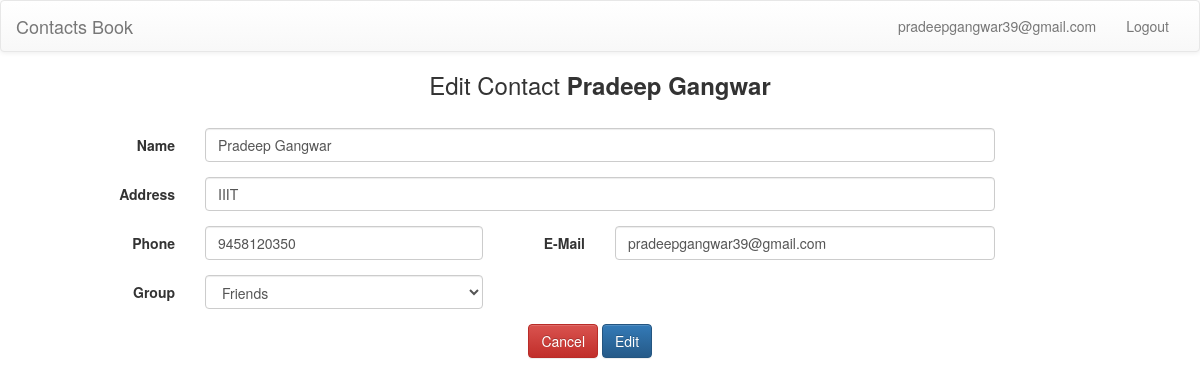
Screenshot of /contactsedit.php?id=6&user=2 (signed in) with the database file from the repository.
### tables this page shows
CREATE TABLE `contacts` (
  `id` int(10) NOT NULL,
  `name` varchar(40) NOT NULL,
  `phone` varchar(13) NOT NULL,
  `address` varchar(150) NOT NULL,
  `email` varchar(40) NOT NULL,
  `localgroup` varchar(20) NOT NULL,
  `user` int(20) NOT NULL
);

### contactsedit.php (the view, shortened to what this page needs)
<?php
    $user_id = $_GET['user'];
    $idpass = $_GET['id'];
    $id = $_SESSION['id'];
    if(!isset($_SESSION['user'])){
        echo '<script language="javascript">';
        echo 'alert("What? Dude login first :P")';
        echo '</script>';
        header("Refresh: 1; url=index.php");
        exit();
    }
    elseif ($user_id != $id) {
        echo '<script language="javascript">';
        echo 'alert("You are not allowed to access this")';
        echo '</script>';
        header("Refresh: 1; url=index.php");
        exit();
    }
    else{
        $email = $_SESSION['user'];
        $servername = "localhost";
        $username = "root";
        $password = "";
        $dbname = "address";
        $tbname = "contacts";
        try {
            $conn = new PDO("mysql:host=$servername;dbname=$dbname", $username, $password);
            $conn->setAttribute(PDO::ATTR_ERRMODE, PDO::ERRMODE_EXCEPTION);
            $stmt = $conn->prepare("SELECT * FROM $tbname WHERE id = :id");
            $stmt->execute(['id' => $idpass]);
            $query = $stmt->fetch(PDO::FETCH_ASSOC);
        }
        catch(PDOException $e){
                echo '<script language="javascript">';
                echo '$sql . "<br>" . $e->getMessage();';
                echo '</script>';
                header("Refresh: 1; url=index.php");
            }
    }
?>
<!DOCTYPE html>
<html>
<head>
	<link rel="stylesheet" href="css/style.css"/>
  <link rel="stylesheet" href="https://maxcdn.bootstrapcdn.com/bootstrap/3.3.7/css/bootstrap.min.css">
  <link rel="stylesheet" href="https://maxcdn.bootstrapcdn.com/bootstrap/3.3.7/css/bootstrap-theme.min.css">
</head>
<body>
<nav class="navbar navbar-default">
  <div class="container-fluid">
    <div class="navbar-header">
      <a class="navbar-brand" href="index.php">Contacts Book</a>
    </div>
    <div class="collapse navbar-collapse" id="bs-example-navbar-collapse-1">
      <ul class="nav navbar-nav navbar-right">
        <li><a href="welcome.php"><?php echo $email ?></a></li>
        <li><a href="logout.php">Logout</a></li>
      </ul>
    </div>
  </div>
</nav>
  <h3 class="text-center"> Edit Contact <b> <?php echo $query['name']; ?> </b> </h3>
  <br>
 <form class="form-horizontal" method="POST" action="contactseditconfirm.php">
  <div class="form-group">
    <label for="inputText2" class="col-sm-2 control-label">Name</label>
    <div class="col-sm-8">
      <input type="text" class="form-control" id="inputText2" placeholder="Name" name="name" value="<?php echo $query['name']; ?>" required>
    </div>
  </div>
  <div class="form-group">
    <label for="inputText3" class="col-sm-2 control-label" >Address</label>
    <div class="col-sm-8">
      <input type="text" class="form-control" id="inputText3" placeholder="Address" name="address" value="<?php echo $query['address']; ?>">
    </div>
  </div>
  <div class="form-group">
    <label for="inputText4" class="col-sm-1 col-sm-offset-1 control-label" >Phone</label>
      <div class="col-sm-3">
        <input type="number" class="form-control" id="inputText4" placeholder="Phone" name="phone" value="<?php echo $query['phone']; ?>" required>
      </div>
    <label for="inputText5" class="col-sm-1 control-label">E-Mail</label>
      <div class="col-sm-4">
        <input type="text" class="form-control" id="inputText5" placeholder="E-Mail" name="email" value="<?php echo $query['email']; ?>">
      </div>
  </div>
  <div class="form-group">
    <label for="exampleSelect1" class="col-sm-2 control-label" >Group</label>
    <div class="col-sm-3">
    <select class="form-control" id="exampleSelect1" name="group">
      <option value="Friends" <?php if ($query['localgroup']=='Friends') echo 'selected="selected"';?>>Friends</option>
    </select>
    </div>
  </div>
  <div class="form-group text-center" style="margin-left: 12%;">
    <div class="col-sm-10">
      <a href="index.php" class="btn btn-danger" role="button">Cancel</a>
      <button type="submit" class="btn btn-primary" name="submit6">Edit</button>
    </div>
  </div>
</form>
<br>
</body>
</html>

### rows the page displays
contacts: name "Pradeep Gangwar", address "IIIT", phone "9458120350", email "pradeepgangwar39@gmail.com", group "Friends"

### other values shown
$email "pradeepgangwar39@gmail.com"
